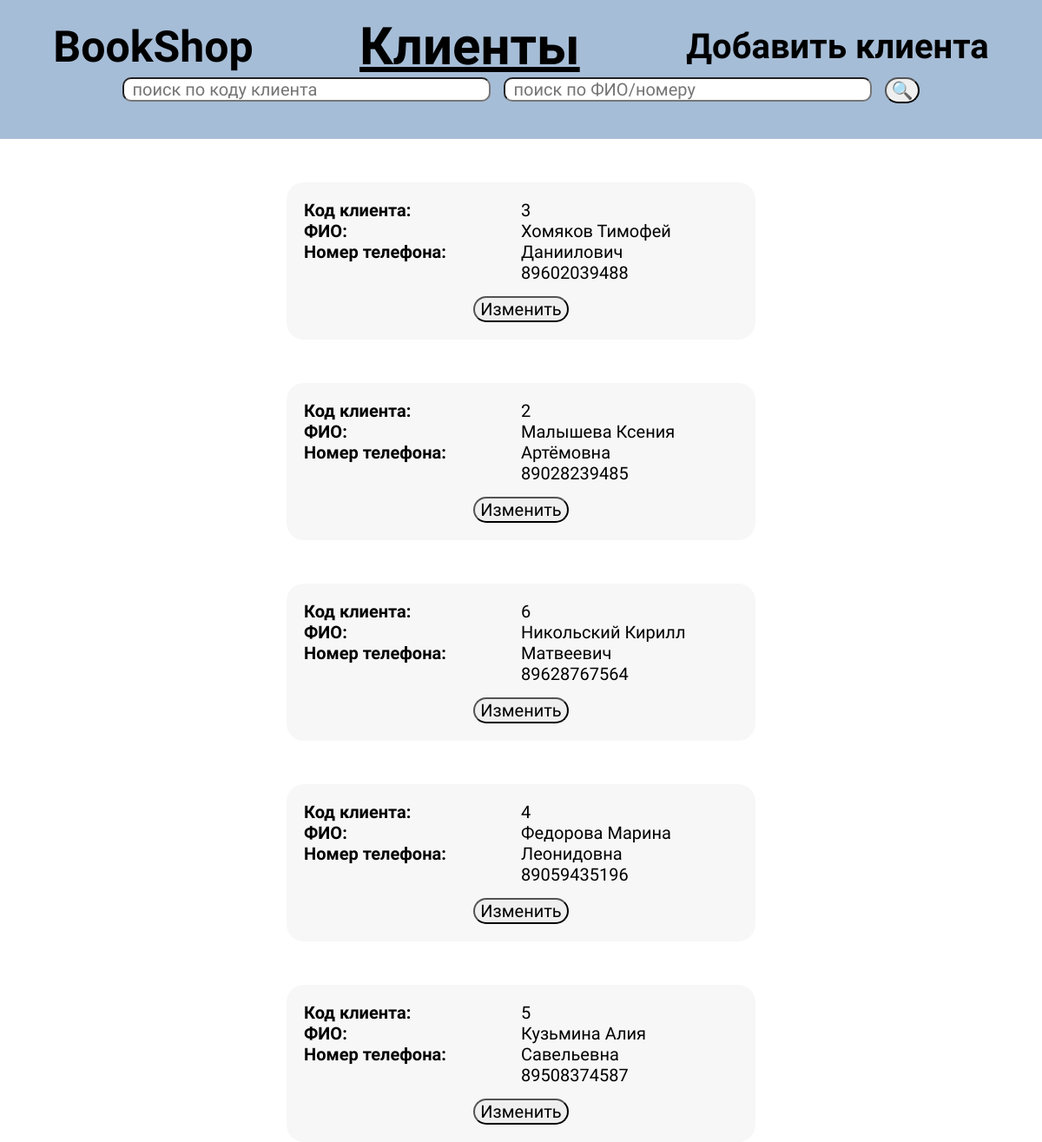
/bookshop/clients.php, run on the app's committed database.
### tables this page shows
CREATE TABLE `clients` (
  `ID_Client` int NOT NULL,
  `FIO` varchar(255) NOT NULL,
  `Phone_Number` char(11) NOT NULL
);

### bookshop/clients.php (the view, shortened to what this page needs)
<?php
	require('./connection.php');
?>
<!DOCTYPE html>
<html>
<head>
	<link rel="stylesheet" type="text/css" href="css/style.css">
</head>
<body>
	<header class="header_header">
		<div class="header_div_column">
			<div class="header_div_row">
				<div class="username">
					<strong><a href="index.php" class="username" title="Главная страница" style="font-size: 50px;">BookShop</a></strong>
				</div>
				<div class="username">
					<strong><a href="clients.php" class="header_check" title="Обновить страницу">Клиенты</a></strong>
				</div>
				<div>
					<div class="username">
						<strong><a href="clients_new.php" class="username" style="font-size: 40px;" title="Добавить нового клиента">Добавить клиента</a></strong>
					</div>
				</div>
			</div>
			<form class="header_div_row_search" method="POST">
				<input class="search" type="text" name="search_id" value="<?php echo $_POST['search_id']; ?>" placeholder="поиск по коду клиента" style="margin-right: 15px" autocomplete="off">
				<input class="search" type="text" name="search" value="<?php echo $_POST['search']; ?>" placeholder="поиск по ФИО/номеру" style="margin-right: 15px" autocomplete="off">
				<input class="header_search_submit" type="submit" name="search_submit" value="🔍">
			</form>
		</div>
	</header>
	<main class="main_book">
		<?php
			if (isset($_POST['search_submit']) AND empty($_POST['search']) AND empty($_POST['search_id']) OR !isset($_POST['search_submit'])) {
				$query = "SELECT * FROM `Clients` ORDER BY RAND()";
			}
			$res=mysqli_query($link, $query) or die(mysqli_error($link));
			for ($values=[]; $row=mysqli_fetch_assoc($res); $values[]=$row);
			$res = '';
			foreach ($values as $value) {
				if ($value['FIO'] != 'УДАЛЕНО' AND $value['FIO'] != 'ДОПОЛНИТЕЛЬНО') {
					$res .= '<div class="book_section" style="width: 500px;">';
						$res .= '<div class="book_row">';
							$res .= '<div class="book_column" style="width: 250px;">';
								$res .= '<strong>Код клиента: </strong>';
								$res .= '<strong>ФИО: </strong>';
								$res .= '<strong>Номер телефона: </strong>';
							$res .= '</div>';
							$res .= '<div class="book_column" style="width: 250px;">';
								$res .= '<span>'.$value['ID_Client'].'</span>';
								$res .= '<span>'.$value['FIO'].'</span>';
								$res .= '<span>'.$value['Phone_Number'].'</span>';
							$res .= '</div>';
						$res .= '</div>';
						$res .= '<form method="POST" class="book_row" style="justify-content: center; margin-top: 15px;">';
							$res .='<input class="hidden" type="text" name="idclient_edit" value="'.$value['ID_Client'].'">';
							$res .= '<input type="submit" name="edit" value="Изменить" class="submit_pers_acc" onclick="radiobox'.$value['ID_Client'].'checked=true">';
							$res .='<input class="hidden" name="id_row" type="radio" id="radiobox'.$value['ID_Client'].'" value="'.$value['ID_Client'].'">';
						$res .= '</form>';
					$res .= '</div>';
				}
			}
			echo $res;
		?>
	</main>
</body>
</html>

### bookshop/css/style.css (style rules this page uses)
* { font-family: 'Bad Script'; font-size: 20px; color:black; }
body { margin: 0 auto; overflow-x: hidden; }
.header_header { background-color: #a6bdd7; width: 100%; height: 160px; display: flex; align-items: center; justify-content: center; }
.header_search_submit { transition: 0.2s; border-radius: 20px; margin: 0; }
.header_div_column { width: 100%; display: flex; flex-direction: column; }
.header_div_row { width: 100%; display: flex; justify-content: space-around; align-items: center; }
.header_div_row_search { width: 100%; height: 100%; display: flex; justify-content: center; align-items: flex-start; }
.username { text-decoration:none; transition: 0.2s; }
.search { width: 400px; padding: 0px 10px 0px; border-radius: 10px; margin-bottom:25px; }
.submit_pers_acc { border-radius: 15px; transition: 0.2s; }
.main_book { width: 100vw; display: flex; flex-direction: column; align-items: center; }
.book_section { margin-top: 50px; background: rgba(240, 240, 240, 0.5); width: 1000px; border-radius: 20px; padding: 20px; }
.book_column { display: flex; flex-direction: column; }
.book_row { display: flex; flex-direction: row; }
.header_check { font-size: 60px; text-decoration: underline; }

### data on the page
clients: shows "Код клиента:", ID_Client "3", FIO "Хомяков Тимофей Даниилович", Phone_Number "89602039488"
clients: shows "Код клиента:", ID_Client "2", FIO "Малышева Ксения Артёмовна", Phone_Number "89028239485"
clients: shows "Код клиента:", ID_Client "6", FIO "Никольский Кирилл Матвеевич", Phone_Number "89628767564"
clients: shows "Код клиента:", ID_Client "4", FIO "Федорова Марина Леонидовна", Phone_Number "89059435196"
clients: shows "Код клиента:", ID_Client "5", FIO "Кузьмина Алия Савельевна", Phone_Number "89508374587"
